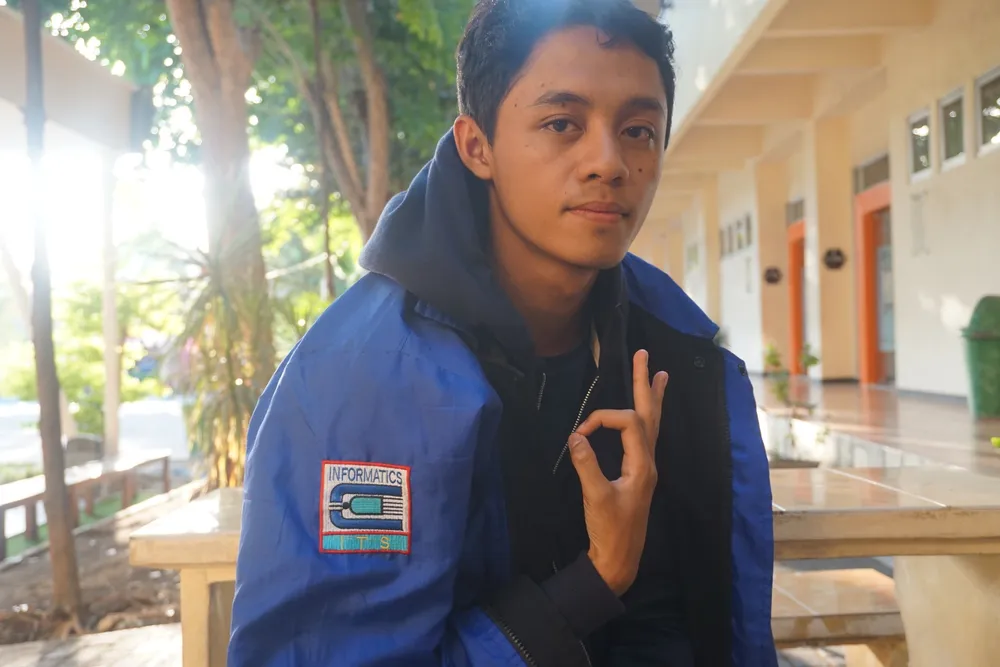
#> input picture berkas/foto_tutor/foto-mamud@email.com.webp, 1000 x 667 px, shrunk from 2048 x 1365 before the run, found by its file name; its folder holds only this picture in this run
$ python ocv-fp.py ../berkas/foto_tutor/foto-mamud@email.com.webp
#> lines starting #> are read from the running program, lines starting #| are printed output that depends on the picture
import cv2
import sys

def opcv(file):
    # load cascade
    face_cascade = cv2.CascadeClassifier('haarcascade_frontalface_default.xml')

    # read input image
    img = cv2.imread('../berkas/foto_tutor/'+file)
#> img is the input picture: shape (667, 1000, 3); mean B, G, R 129.1, 137.3, 145.5

    # convert to grayscale
    gray = cv2.cvtColor(img, cv2.COLOR_BGR2GRAY)
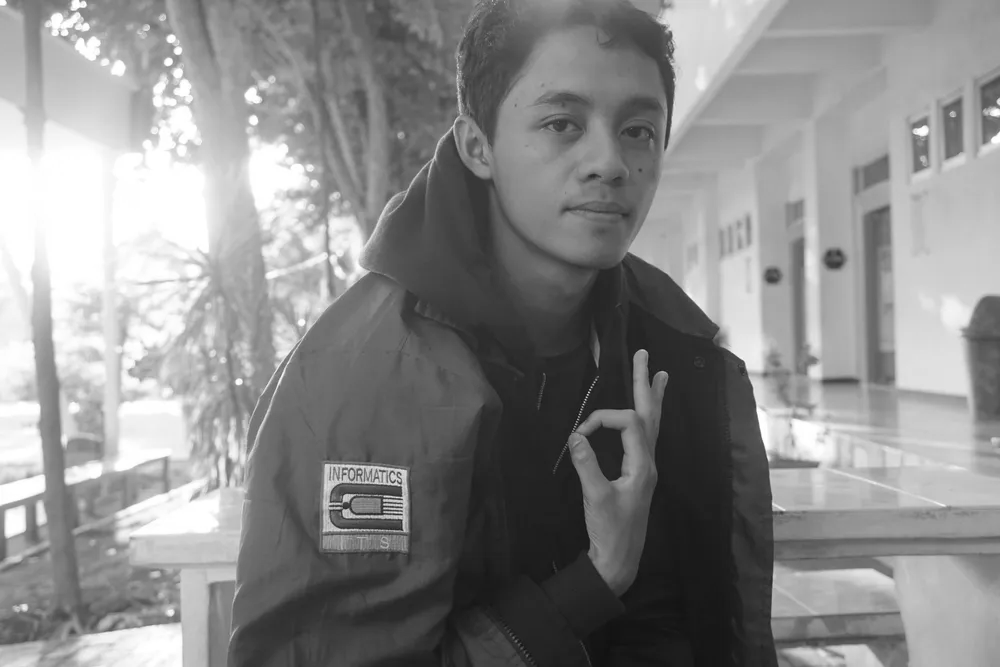
#> gray: shape (667, 1000); min 15, max 255, mean 138.8

    # detect faces
    faces = face_cascade.detectMultiScale(gray, 1.2, 4)
#> faces = [[171, 263, 42, 42], [489, 41, 214, 214]]

    # Draw rectangle
    # for (x, y, w, h) in faces:
    #     cv2.rectangle(img, (x, y), (x+w, y+h), (255, 0, 0), 2)

    nface = len(faces)
#> nface = 2

    # cv2.imwrite('result.jpg', img)

    return nface

faces = opcv(sys.argv[1])
#> faces = 2
print(faces)
#| 2

$ run again, on berkas/foto_tutor/foto-rapui@email.com.jpg
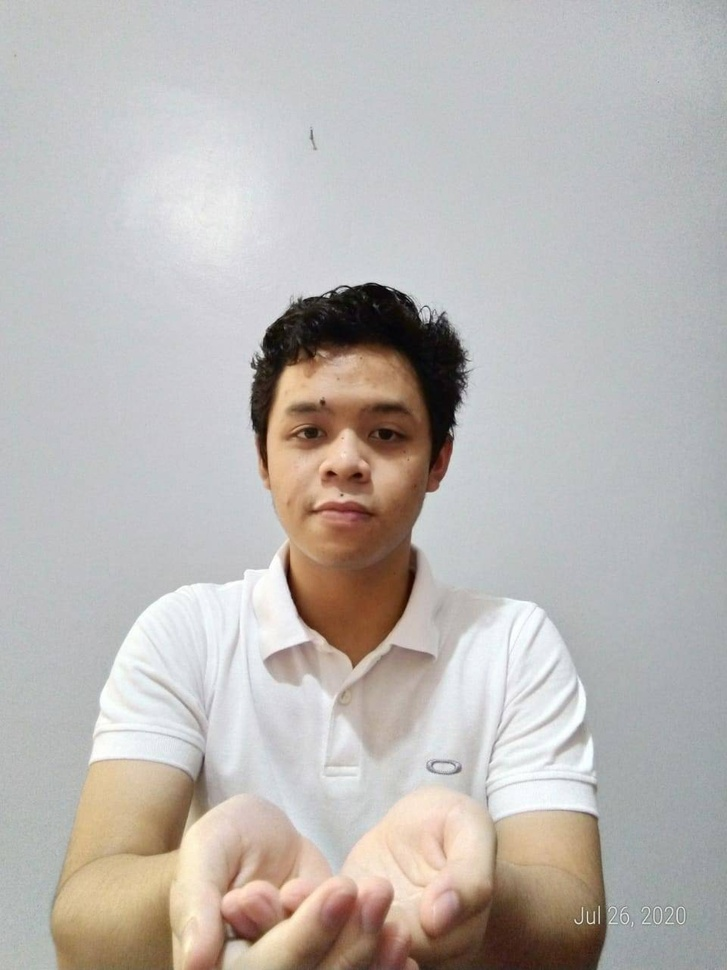
#> input picture berkas/foto_tutor/foto-rapui@email.com.jpg, 727 x 970 px, shrunk from 960 x 1280 before the run, found by its file name
#> in opcv, img is the input picture: shape (970, 727, 3); mean B, G, R 179.4, 182.5, 187.1
#> in opcv, `gray = cv2.cvtColor(img, cv2.COLOR_BGR2GRAY)`:
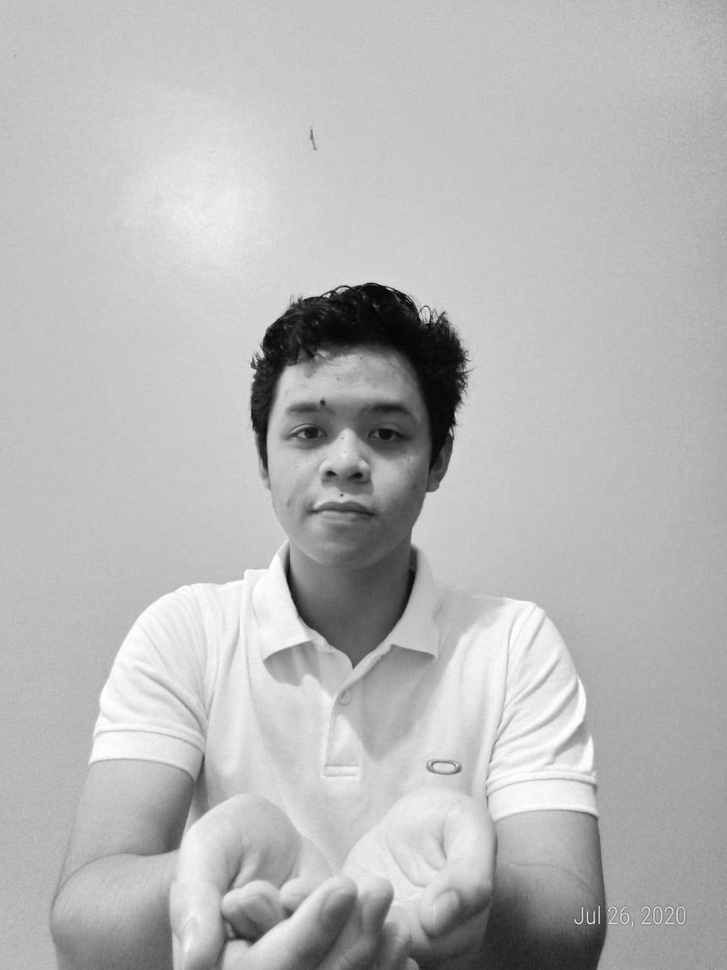
#> gray: shape (970, 727); min 1, max 255, mean 183.5
#> in opcv, `faces = face_cascade.detectMultiScale(gray, 1.2, 4)`: faces = [[242, 349, 213, 213]]
#> nface = 1
#| 1
